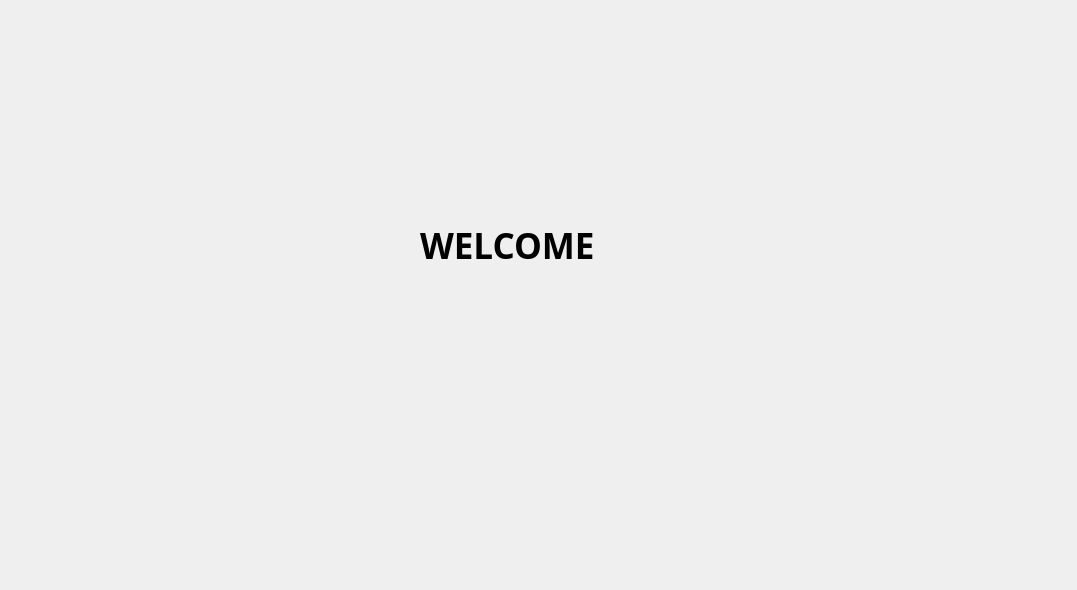
<?xml version="1.0" encoding="UTF-8"?>
<ui version="4.0">
 <class>Welcome</class>
 <widget class="QDialog" name="Welcome">
  <property name="geometry">
   <rect>
    <x>0</x>
    <y>0</y>
    <width>1077</width>
    <height>590</height>
   </rect>
  </property>
  <property name="windowTitle">
   <string>Dialog</string>
  </property>
  <widget class="QLabel" name="label">
   <property name="geometry">
    <rect>
     <x>420</x>
     <y>170</y>
     <width>181</width>
     <height>151</height>
    </rect>
   </property>
   <property name="font">
    <font>
     <family>Bahnschrift</family>
     <pointsize>26</pointsize>
     <weight>75</weight>
     <bold>true</bold>
    </font>
   </property>
   <property name="text">
    <string>WELCOME</string>
   </property>
  </widget>
 </widget>
 <resources/>
 <connections/>
</ui>
